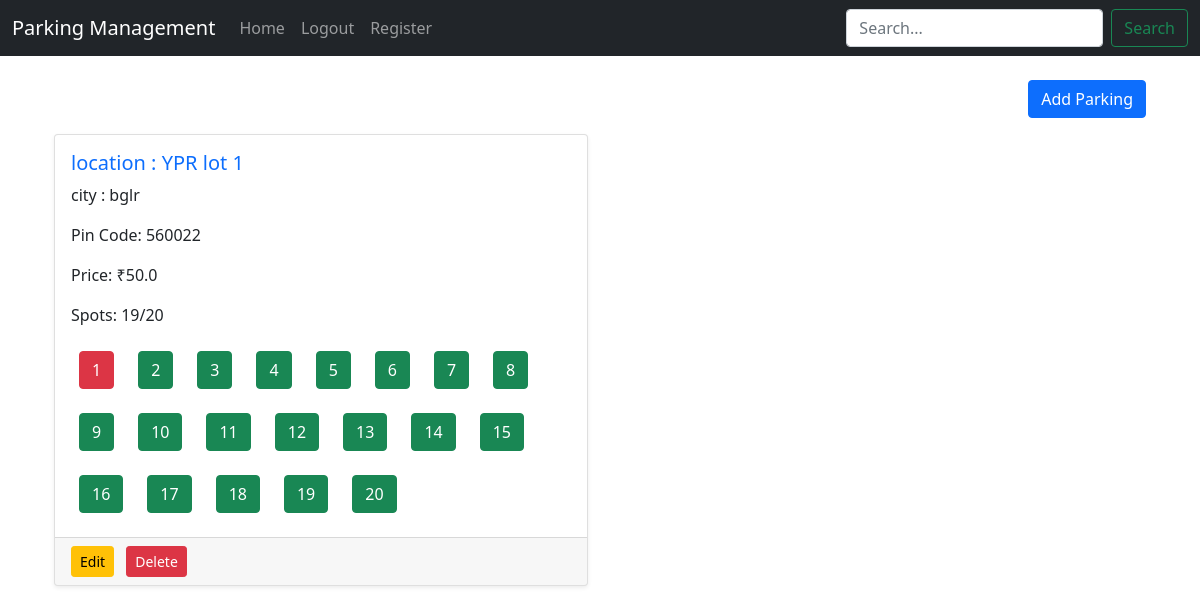
The page /parking (signed in) on the database as committed earlier.
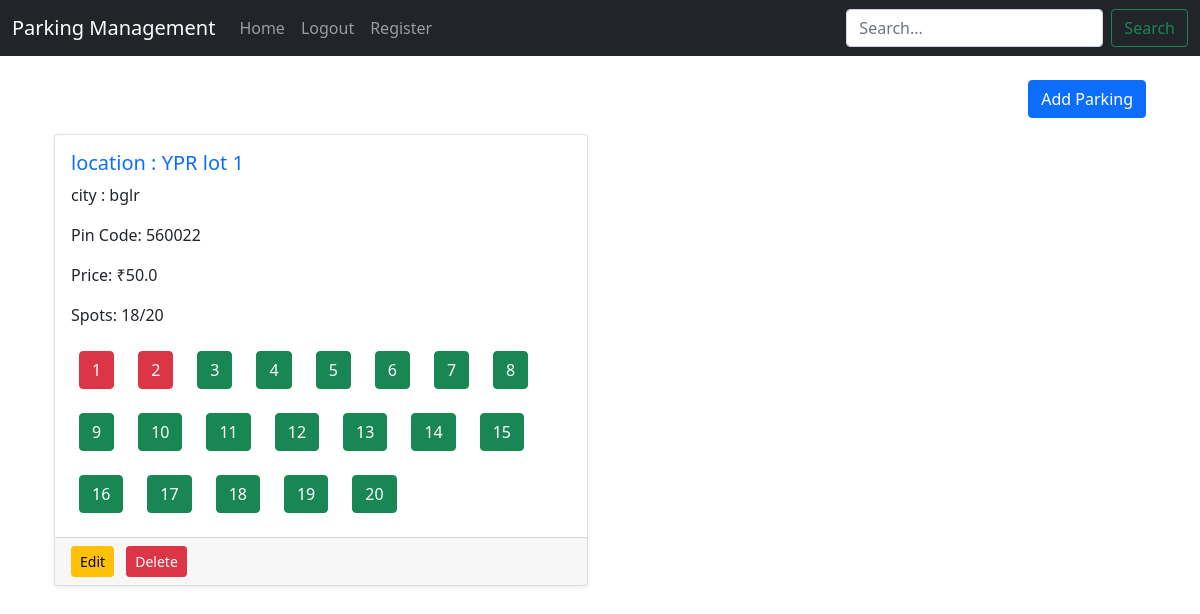
The same page on the database as committed later.
### app.py (models this page shows)
class Parking(db.Model):
    __tablename__ = "parking"
    id = db.Column(db.Integer, primary_key=True)
    primary_location_name = db.Column(db.String(20), nullable=False)
    address = db.Column(db.String(20), nullable=False)
    pin_code = db.Column(db.String(20), nullable=False)
    price = db.Column(db.Float, nullable=False)
    number_of_spots = db.Column(db.Integer, nullable=False)
    spots = db.relationship(
        "parkingSpot", back_populates="parking", cascade="all, delete-orphan"
    )

### app.py (the view)
@app.route("/parking", methods=["GET", "POST"])
def parking():
    if "username" not in session:
        return redirect(url_for("login"))
    parkings = Parking.query.all()
    parking_spots = {}
    available_counts = {}
    users = User.query.all()
    for parking in parkings:
        spots = parkingSpot.query.filter_by(parking_id=parking.id).all()
        parking_spots[parking.id] = spots
        available_counts[parking.id] = parkingSpot.query.filter_by(
            parking_id=parking.id, status="A"
        ).count()
    return render_template(
        "parking.html",
        parkings=parkings,
        available_counts=available_counts,
        parking_spots=parking_spots,
        users=users,
    )

### templates/parking.html (shortened to what this page needs)
{% extends 'base.html' %}
{% block content %}
<div class="container mt-4">
    <div class="d-flex justify-content-end mb-3">
        <button class="btn btn-primary" data-bs-toggle="modal" data-bs-target="#addParkingModal">
            Add Parking
        </button>
    </div>
    <div class="row row-cols-1 row-cols-md-2 g-4">
        {% for parking in parkings %}
        <div class="col">
            <div class="card shadow-sm h-100">
                <div class="card-body">
                    <h5 class="card-title text-primary">location : {{ parking.primary_location_name }}</h5>
                    <p class="card-text">city : {{ parking.address }}</p>
                    <p class="card-text">Pin Code: {{ parking.pin_code }}</p>
                    <p class="card-text">Price: ₹{{ parking.price }}</p>
                    <p class="card-text">Spots: {{ available_counts[parking.id] }}/{{ parking.number_of_spots }}</p>
                    <div class="d-flex flex-wrap gap-2 mt-3">
                        {% for spot in parking.spots %}
                        <div class="p-2 rounded">
                            <button type="button"
                                class="btn {% if spot.status == 'A' %}btn-success{% else %}btn-danger{% endif %}"
                                data-bs-toggle="modal" data-bs-target="#spotModal{{ spot.id }}">
                                {{ spot.spot_number }}
                            </button>
                        </div>
                        {% endfor %}
                    </div>
                </div>
                <div class="card-footer d-flex justify-content-between">
                    <div>
                        <a href="/edit_parking/{{ parking.id }}" class="btn btn-warning btn-sm me-2">Edit</a>
<a href="/delete_parking/{{ parking.id }}" class="btn btn-danger btn-sm"
   onclick="return confirm('Are you sure you want to delete this parking?')">Delete</a>
                    </div>
                </div>
            </div>
        </div>
        {% endfor %}
    </div>
</div>
{% endblock %}

Rows that differ between the two databases and show on the page:
computed for Parking "YPR lot 1": available_counts "19" → "18"
changed parkingSpot (number 2 of 20 on the later page): status "A" → "O" (drawn)
